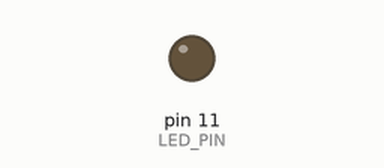
Bench run of a sketch on a simulated Arduino Uno, built with avr-gcc and run on an emulated ATmega328P. Parts: output pins drawn as LEDs (lit = HIGH).

Above: at 0.15 s.
At 39.84 s:
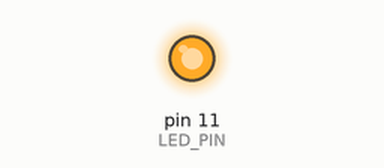
Timing chart, 0 to 40.0 s (numbered marks = the images above):
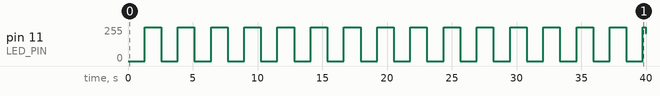

The sketch:

Fade_LED.ino
```cpp
// 아두이노 우노 11번 핀에 연결한 LED가 점점 밝아지다가 점점 어두워지기
// 11번 핀은 PWM 핀(~)이라서 analogWrite()로 밝기를 0~255 단계로 조절할 수 있음

const int LED_PIN = 11;                     // LED 핀 (PWM)

void setup()    // 한 번만 실행
{
  pinMode(LED_PIN, OUTPUT);                 // LED핀 모드를 출력모드로
}

void loop()     //무한히 반복
{
  for (int brightness = 0; brightness <= 255; brightness++)   // 밝기를 0부터 255까지 1씩 올리기
  {
    analogWrite(LED_PIN, brightness);       // LED 밝기 설정 (0=꺼짐, 255=가장 밝음)
    delay(5);                               // 5ms 대기, 한 바퀴에 약 1.3초
  }

  for (int brightness = 255; brightness >= 0; brightness--)   // 밝기를 255부터 0까지 1씩 내리기
  {
    analogWrite(LED_PIN, brightness);       // LED 밝기 설정
    delay(5);                               // 5ms 대기
  }
}
```

Measured:
- by itself, pin 11 (LED_PIN): 0/255 → 255/255 at 1.3 s, → 0/255 1.3 s later, → 255/255 1.3 s later, → 0/255 1.3 s later, … (32 changes in this stretch)
